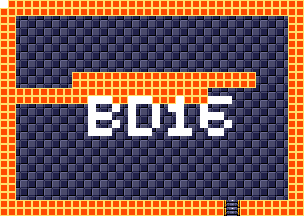

Below is a game level as drawn by its tile map, then a one-line description and the .tmx that defines it (tile-layer data replaced by summaries):
An orthogonal 38x27 tile map with 8x8 px tiles, 4 tile layers (background, foreground, room numbers, Objects), 15 tilesets.

<map version="1.5" tiledversion="1.7.1" orientation="orthogonal" renderorder="right-down" width="38" height="27" tilewidth="8" tileheight="8" infinite="0" nextlayerid="11" nextobjectid="1">
 <tileset firstgid="1" source="tilesheets/tsKarniMata.tsx" />
 <tileset firstgid="1025" source="tilesheets/tsVoodooWasp.tsx" />
 <tileset firstgid="2049" source="tilesheets/tsBurial.tsx" />
 <tileset firstgid="3073" source="tilesheets/tsBlueTemple.tsx" />
 <tileset firstgid="4097" source="tilesheets/tsGoddess.tsx" />
 <tileset firstgid="5121" source="tilesheets/tsKonark.tsx" />
 <tileset firstgid="6145" name="sEnemies" tilewidth="8" tileheight="8" tilecount="1024" columns="32">
  <image source="../grapx/tilesheets/sObjects.bmp" trans="ff94ff" width="256" height="256" />
 </tileset>
 <tileset firstgid="7169" source="tilesheets/tsIceTemple.tsx" />
 <tileset firstgid="8193" source="tilesheets/tsLavaArea.tsx" />
 <tileset firstgid="9217" source="tilesheets/tsBossArea.tsx" />
 <tileset firstgid="10241" source="tilesheets/tsPegu.tsx" />
 <tileset firstgid="11265" source="tilesheets/sTiwanakuTemple.tsx" />
 <tileset firstgid="12289" source="tilesheets/sIndraTemple.tsx" />
 <tileset firstgid="13313" source="tilesheets/sTeleport.tsx" />
 <tileset firstgid="14337" source="tilesheets/sObjects.tsx" />
 <layer id="2" name="background" width="38" height="27">
  <data>[1026 cells, 1026 non-empty, 2 distinct tile ids]</data>
 </layer>
 <layer id="1" name="foreground" width="38" height="27">
  <data>[1026 cells, 338 non-empty, 3 distinct tile ids]</data>
 </layer>
 <layer id="7" name="room numbers" width="38" height="27">
  <data>[1026 cells, 45 non-empty, 1 distinct tile ids]</data>
 </layer>
 <layer id="10" name="Objects" width="38" height="27">
  <data>[1026 cells, 0 non-empty, 0 distinct tile ids]</data>
 </layer>
</map>
